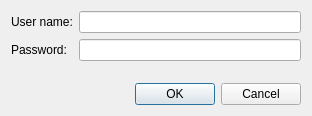
<?xml version="1.0" encoding="UTF-8"?>
<ui version="4.0">
 <class>Mercurial::Internal::AuthenticationDialog</class>
 <widget class="QDialog" name="Mercurial::Internal::AuthenticationDialog">
  <property name="geometry">
   <rect>
    <x>0</x>
    <y>0</y>
    <width>312</width>
    <height>116</height>
   </rect>
  </property>
  <property name="windowTitle">
   <string>Dialog</string>
  </property>
  <layout class="QVBoxLayout" name="verticalLayout">
   <item>
    <layout class="QFormLayout" name="formLayout">
     <item row="0" column="0">
      <widget class="QLabel" name="usernameLabel">
       <property name="text">
        <string>User name:</string>
       </property>
      </widget>
     </item>
     <item row="0" column="1">
      <widget class="QLineEdit" name="username"/>
     </item>
     <item row="1" column="0">
      <widget class="QLabel" name="passwordLabel">
       <property name="text">
        <string>Password:</string>
       </property>
      </widget>
     </item>
     <item row="1" column="1">
      <widget class="QLineEdit" name="password">
       <property name="echoMode">
        <enum>QLineEdit::Password</enum>
       </property>
      </widget>
     </item>
    </layout>
   </item>
   <item>
    <widget class="QDialogButtonBox" name="buttonBox">
     <property name="orientation">
      <enum>Qt::Horizontal</enum>
     </property>
     <property name="standardButtons">
      <set>QDialogButtonBox::Cancel|QDialogButtonBox::Ok</set>
     </property>
    </widget>
   </item>
  </layout>
 </widget>
 <resources/>
 <connections>
  <connection>
   <sender>buttonBox</sender>
   <signal>accepted()</signal>
   <receiver>Mercurial::Internal::AuthenticationDialog</receiver>
   <slot>accept()</slot>
   <hints>
    <hint type="sourcelabel">
     <x>248</x>
     <y>254</y>
    </hint>
    <hint type="destinationlabel">
     <x>157</x>
     <y>274</y>
    </hint>
   </hints>
  </connection>
  <connection>
   <sender>buttonBox</sender>
   <signal>rejected()</signal>
   <receiver>Mercurial::Internal::AuthenticationDialog</receiver>
   <slot>reject()</slot>
   <hints>
    <hint type="sourcelabel">
     <x>316</x>
     <y>260</y>
    </hint>
    <hint type="destinationlabel">
     <x>286</x>
     <y>274</y>
    </hint>
   </hints>
  </connection>
 </connections>
</ui>
